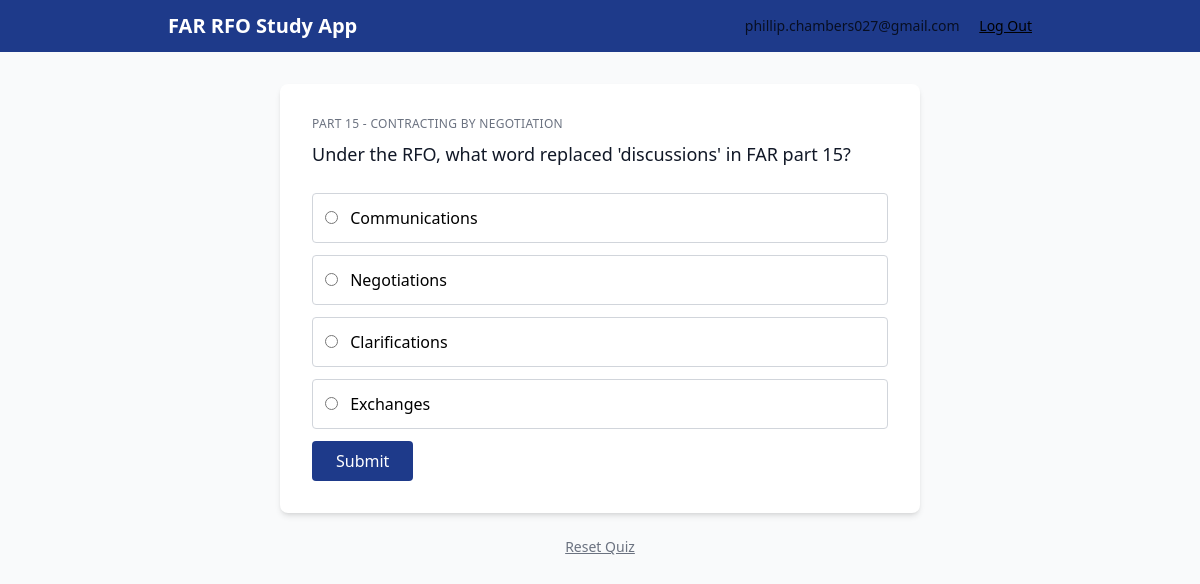
/ (signed in), run on the app's committed database.
### tables this page shows
CREATE TABLE users (
  id INTEGER PRIMARY KEY AUTOINCREMENT, 
  email TEXT UNIQUE NOT NULL, 
  password_hash TEXT NOT NULL,
  created_at TIMESTAMP DEFAULT CURRENT_TIMESTAMP);

CREATE TABLE questions (
  id INTEGER PRIMARY KEY AUTOINCREMENT,
  far_part TEXT NOT NULL,
  topic TEXT NOT NULL,
  qtype TEXT NOT NULL,
  question TEXT NOT NULL,
  choices TEXT,
  answer TEXT NOT NULL,
  explanation TEXT
);

### app.py (the view, shortened to what this page needs)
@app.route("/", methods=["GET", "POST"])
@login_required
def home():
    quiz_data = get_all_questions()
    from database import get_connection
    conn = get_connection()
    user = conn.execute("SELECT email FROM users WHERE id = ?", (session.get("user_id"),)).fetchone()
    conn.close()
    if user is None:
        session.clear()
        return redirect(url_for("login"))
    if "score" not in session:
        session["score"] = 0
    if "question_index" not in session:
        session["question_index"] = 0
    if session["question_index"] >= len(quiz_data):
        final_score = session["score"]
        total = len(quiz_data)
        for key in ["score", "question_index", "last_result", "last_correct_answer", "last_explanation"]:
            session.pop(key, None)
        return (f"Quiz Complete! Your final score is: {final_score} out of {total}")
    current_question = quiz_data[session["question_index"]]
    return render_template(
        "index.html",
        question=current_question,
        last_result=session.get("last_result"),
        last_correct_answer=session.get("last_correct_answer"),
        last_explanation=session.get("last_explanation"),
        user_email=user["email"]
    )

### app.py (called while the page is built)
def login_required(view_func):
    @wraps(view_func)
    def wrapped(*args, **kwargs):
        if "user_id" not in session:
            return redirect(url_for("login"))
        return view_func(*args, **kwargs)
    return wrapped

### database.py (called while the page is built)
def get_connection():
    conn = sqlite3.connect(DATABASE_PATH)
    conn.row_factory = sqlite3.Row
    conn.execute("PRAGMA foreign_keys = ON")
    return conn

def get_all_questions():
    conn = get_connection()
    rows = conn.execute("SELECT * FROM questions ORDER BY id").fetchall()
    conn.close()
    questions = []
    for row in rows:
        questions.append({
            "id": row["id"],
            "far_part": row["far_part"],
            "topic": row["topic"],
            "qtype": row["qtype"],
            "question": row["question"],
            "choices": json.loads(row["choices"]) if row["choices"] else None,
            "answer": row["answer"],
            "explanation": row["explanation"],
        })
    return questions

### templates/index.html (shortened to what this page needs)
<!DOCTYPE html>
<html>
<head>
    <script src="https://cdn.tailwindcss.com"></script>
</head>
<body class="bg-gray-50 min-h-screen">
    <nav class=bg-blue-900 text-white shadow-md">
        <div class="max-w-4xl mx-auto px-4 py-3 flex justify-between items-center">
            <h1 class="text-xl font-bold text-white"> FAR RFO Study App</h1>
            <div class="text-sm">
                <span class="opacity-75">{{ user_email }}</span>
                <a href="/logout" class="ml-4 underline hover:opacity-75">Log Out</a>
            </div>
        </div>
    </nav>
    <main class="max-w-2xl mx-auto px-4 py-8">
        <div class="bg-white rounded-lg shadow-md p-6 sm:p-8">
            <p class="text-xs text-gray-500 uppercase tracking-wide mb-2">{{ question.far_part }} - {{ question.topic }}</p>
            <p class="text-lg text-gray-900 leading-relaxed mb-6">{{ question.question }}</p>
            <form method="POST" action="/" class="space-y-3">
                {% if question.qtype == "fill_in" %}
                <input type="text" name="answer" autofocus required
                    class="w-full px-4 py-2 border border-gray-300 rounded focus:border-blue-600 focus:outline-none focus:ring-2 focus:ring-blue-200">
                <button type="submit"
                    class="w-full sm:w-auto px-6 py-2 bg-blue-900 text-white rounded hover:bg-blue-800 transition">Submit</button>
                {% elif question.qtype == "multiple_choice" or question.qtype == "scenario" %}
                    {% for choice in question.choices %}
                <label class="block p-3 border border-gray-300 rounded cursor-pointer hover:bg-blue-50 hover:border-blue-400 transition">
                    <input type="radio" name="answer" value="{{ choice }}" required class="mr-2">
                    {{ choice }}
                </label>
                {% endfor %}
                <button type="submit"
                    class="w-full sm:w-auto mt-4 px-6 py-2 bg-blue-900 text-white rounded hover:bg-blue-800 transition">Submit</button>
                {% endif %}
            </form>
        </div>
        <p class="mt-6 text-center text-sm">
            <a href="/reset" class="text-gray-500 hover:text-gray-700 underline">Reset Quiz</a>
        </p>
    </main>
</body>
</html>

### data on the page
users: email "phillip.chambers027@gmail.com"
questions: far_part "PART 15", topic "CONTRACTING BY NEGOTIATION", question "Under the RFO, what word replaced 'discussions' in FAR part 15?"

### other printed values
{{ choice }} "Communications" "Negotiations" "Clarifications" "Exchanges"
